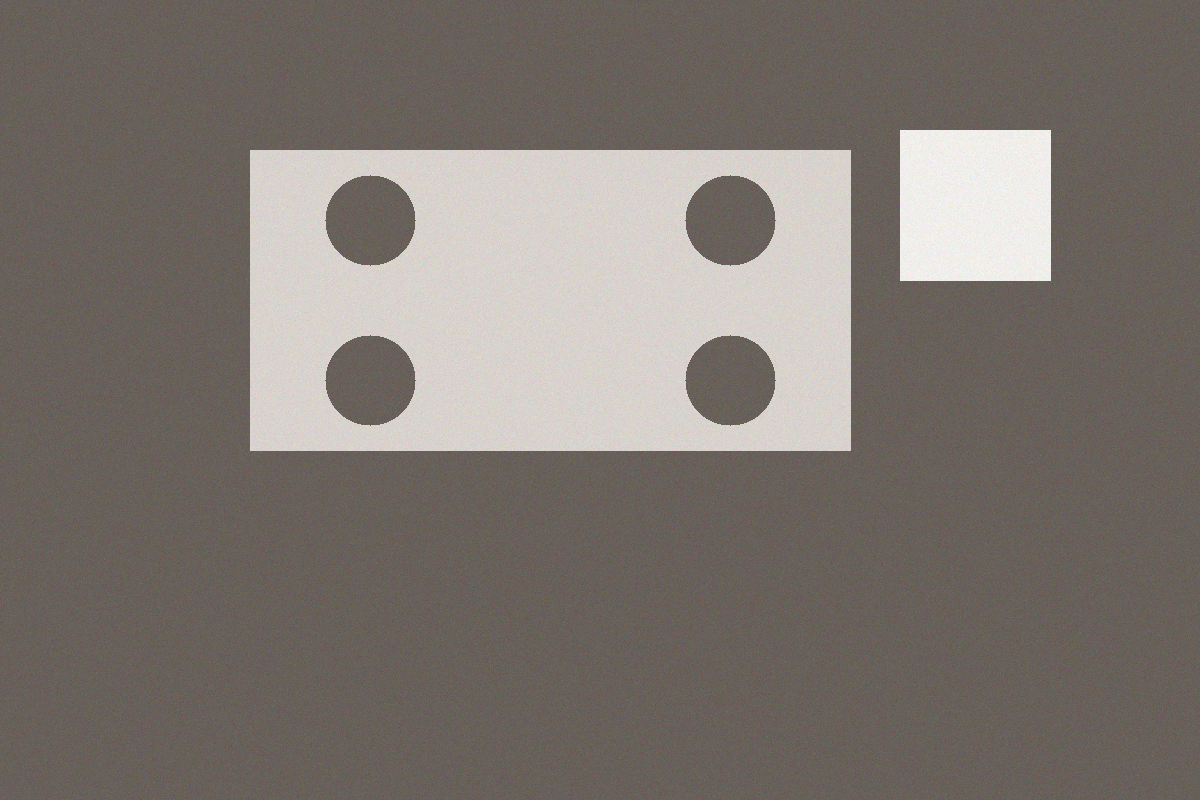
#> input picture day03/vision_demo/samples/good.png, 1200 x 800 px
$ python measure.py
#> lines starting #> are read from the running program, lines starting #| are printed output that depends on the picture; after the words box and inside, x2 and y2 are one past the last pixel; in counts of white or black regions, pixels touching at a corner belong together
### day03/vision_demo/common.py
"""公共工具：让 OpenCV 在中文路径下也能正常读写图片。"""

import cv2
import numpy as np


def cv_imread(path):
    """读取图片（兼容中文路径）。"""
    path = str(path)
    data = np.fromfile(path, dtype=np.uint8)
    img = cv2.imdecode(data, cv2.IMREAD_COLOR)
#> img is the input picture: shape (800, 1200, 3); mean B, G, R 112.1, 117.8, 125.4
    if img is None:
        raise FileNotFoundError(f"读不到图片：{path}")
    return img


def cv_imwrite(path, img):
    """保存图片（兼容中文路径）。"""
    path = str(path)
    ext = "." + path.rsplit(".", 1)[-1]
    ok, buf = cv2.imencode(ext, img)
    if not ok:
        raise IOError(f"保存图片失败：{path}")
    buf.tofile(path)

### day03/vision_demo/measure.py
"""尺寸测量：用标准块标定像素比例，再测量工件的长宽和孔直径。"""

from pathlib import Path

import cv2
import numpy as np

from common import cv_imread, cv_imwrite


BASE = Path(__file__).resolve().parent
REF_MM = 50.0          # 标准块实际边长 50mm


def find_contours(gray):
    """二值化后找轮廓，按面积从大到小返回。"""
    blur = cv2.GaussianBlur(gray, (5, 5), 0)
    _, binary = cv2.threshold(blur, 0, 255, cv2.THRESH_BINARY + cv2.THRESH_OTSU)
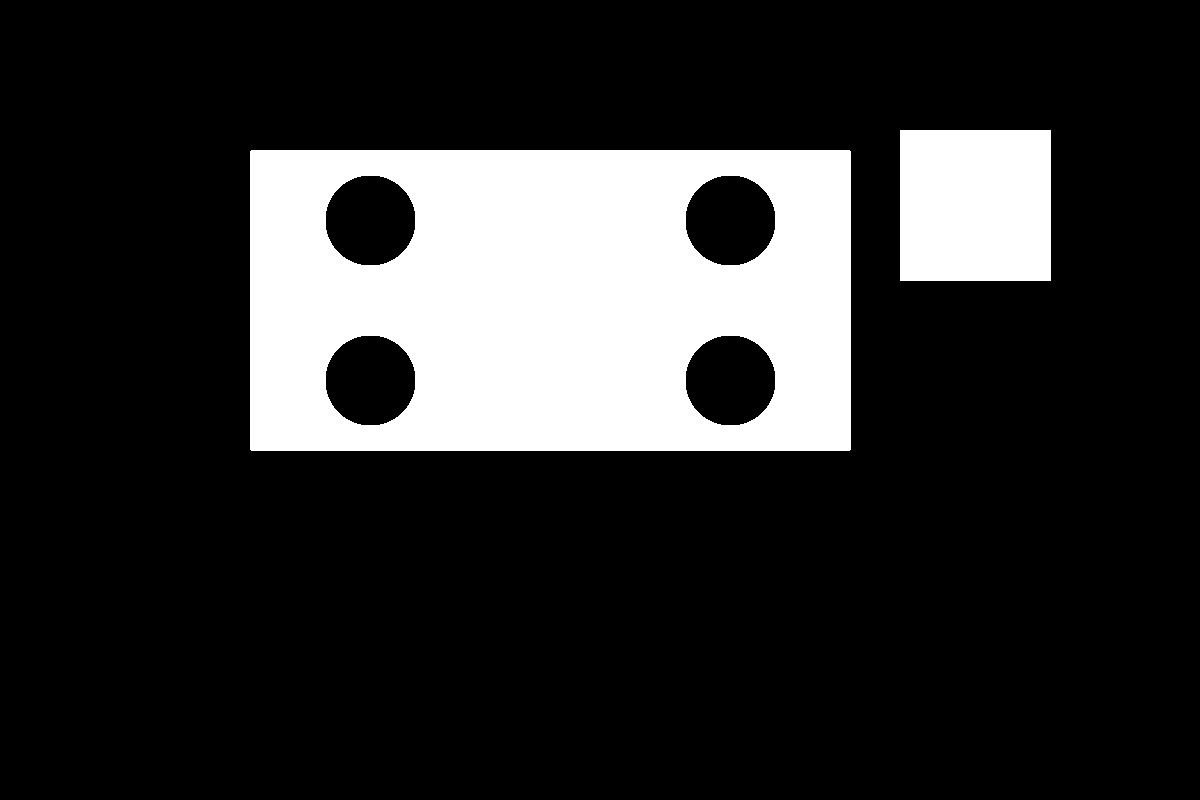
#> binary: shape (800, 1200); 18.6% white; 2 white regions
    contours, _ = cv2.findContours(binary, cv2.RETR_LIST, cv2.CHAIN_APPROX_SIMPLE)
#> contours = 6 contours; box (x1, y1, x2, y2) and area: (250, 150, 851, 451) 179998, (900, 130, 1051, 281) 22500, (685, 335, 776, 426) 6484, (325, 335, 416, 426) 6484, (685, 175, 776, 266) 6484, (325, 175, 416, 266) 6484
    contours = sorted(contours, key=cv2.contourArea, reverse=True)
    return contours


def contour_rect(c):
    """轮廓的最小外接矩形，返回中心、宽、高、角度。"""
    rect = cv2.minAreaRect(c)
    (cx, cy), (w, h), angle = rect
    return (cx, cy), w, h, angle


def main():
    gray = cv2.cvtColor(cv_imread(BASE / "samples" / "good.png"), cv2.COLOR_BGR2GRAY)
    color = cv_imread(BASE / "samples" / "good.png")

    contours = find_contours(gray)

    # 1) 找标准块：中心 x > 850 的最大轮廓（右上角区域）
    ref = None
    for c in contours:
        (cx, cy), w, h, _ = contour_rect(c)
        if cx > 850 and cv2.contourArea(c) > 5000:
            ref = (c, (cx, cy), w, h)
            break
#> this loop made 2 passes
#> (c, cx, cy, w, h, angle in contour_rect) on pass 2: ([[900, 130], [900, 280], [1050, 280], [1050, 130]], 975, 205, 150, 150, -90)
#> (cx, cy, w, h, angle in contour_rect) on pass 1: (550, 300, 300, 600, -90)
    if ref is None:
        raise SystemExit("没找到标准块")
    _, ref_center, ref_w, ref_h = ref
#> ref_center = (975, 205); ref_w = 150; ref_h = 150
    px_per_mm = ((ref_w + ref_h) / 2) / REF_MM
#> px_per_mm = 3

    # 2) 找工件板：面积最大的轮廓（中心在画面中间）
    board = None
    for c in contours:
        area = cv2.contourArea(c)
        (cx, cy), w, h, _ = contour_rect(c)
        if 100 < cx < 1000 and 100 < cy < 700 and area > 100000:
            board = (c, (cx, cy), w, h)
            break
#> this loop made 1 pass
#> (area, cx, cy, w, h, angle in contour_rect) on pass 1: (179998, 550, 300, 300, 600, -90)
    if board is None:
        raise SystemExit("没找到工件板")
    _, board_center, board_w, board_h = board
#> board_center = (550, 300); board_w = 300; board_h = 600

    # 3) 找孔：板内部面积 2000-8000 的圆形轮廓
    holes = []
    for c in contours:
        area = cv2.contourArea(c)
        if 2000 < area < 8000:
            (x, y), radius = cv2.minEnclosingCircle(c)
            holes.append(((x, y), radius))
#> this loop made 6 passes
#> (area, x, y) on passes 3 to 6: (6484, 730, 380), (6484, 370, 380), (6484, 730, 220), (6484, 370, 220)
#> area on pass 1: 179998
#> after the loop, holes = [((730, 380), 45.89), ((370, 380), 45.89), ((730, 220), 45.89), ((370, 220), 45.89)]

    # 4) 像素换算毫米
    board_w_mm, board_h_mm = sorted(
        [board_w / px_per_mm, board_h / px_per_mm], reverse=True
    )
#> board_w_mm = 200; board_h_mm = 100
    hole_diams = [2 * r / px_per_mm for _, r in holes]
#> hole_diams = [30.59, 30.59, 30.59, 30.59]

    # 5) 画标注并保存
    out = color.copy()
    cv2.drawContours(out, [board[0]], -1, (255, 128, 0), 3)
    cv2.putText(out, f"Board: {board_w_mm:.1f} x {board_h_mm:.1f} mm",
                (int(board_center[0] - 120), int(board_center[1])),
                cv2.FONT_HERSHEY_SIMPLEX, 0.8, (255, 128, 0), 2)
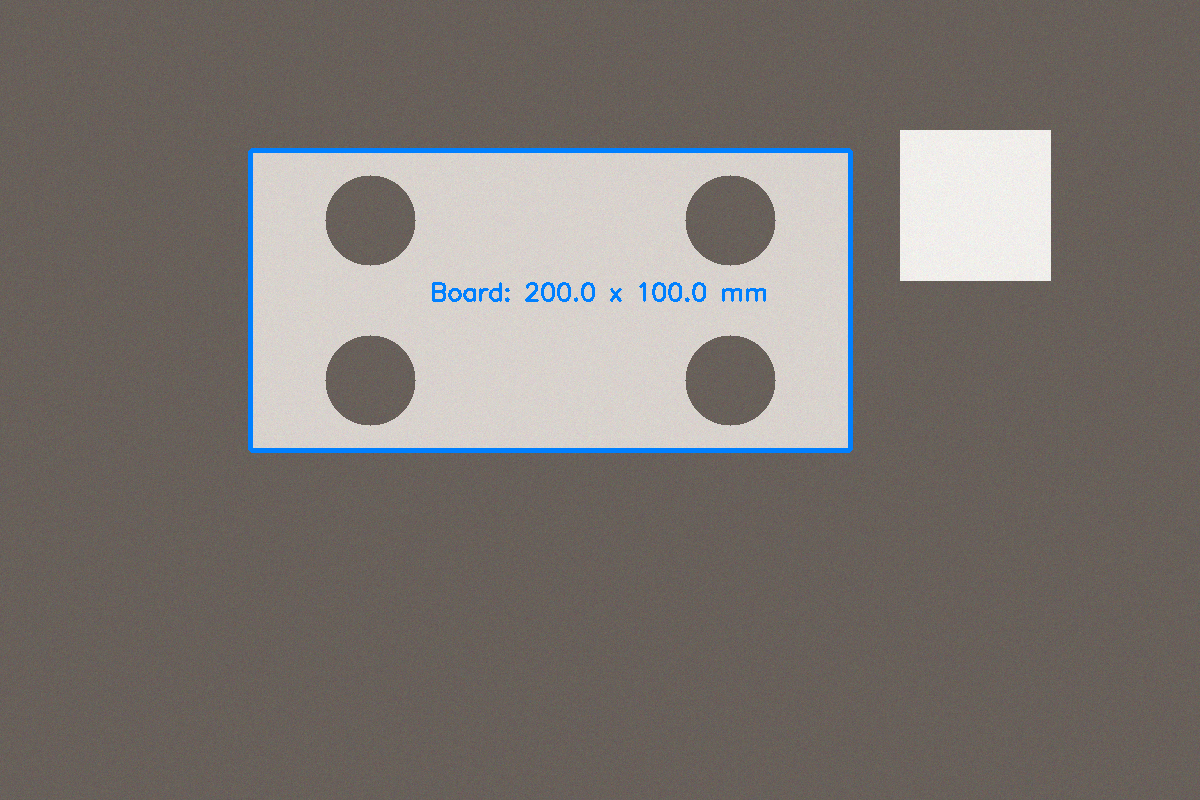
#> out: shape (800, 1200, 3); mean B, G, R 113.1, 117.3, 123.3
    for (cx, cy), r in holes:
        cv2.circle(out, (int(cx), int(cy)), int(r), (0, 200, 255), 2)
#> this loop made 4 passes
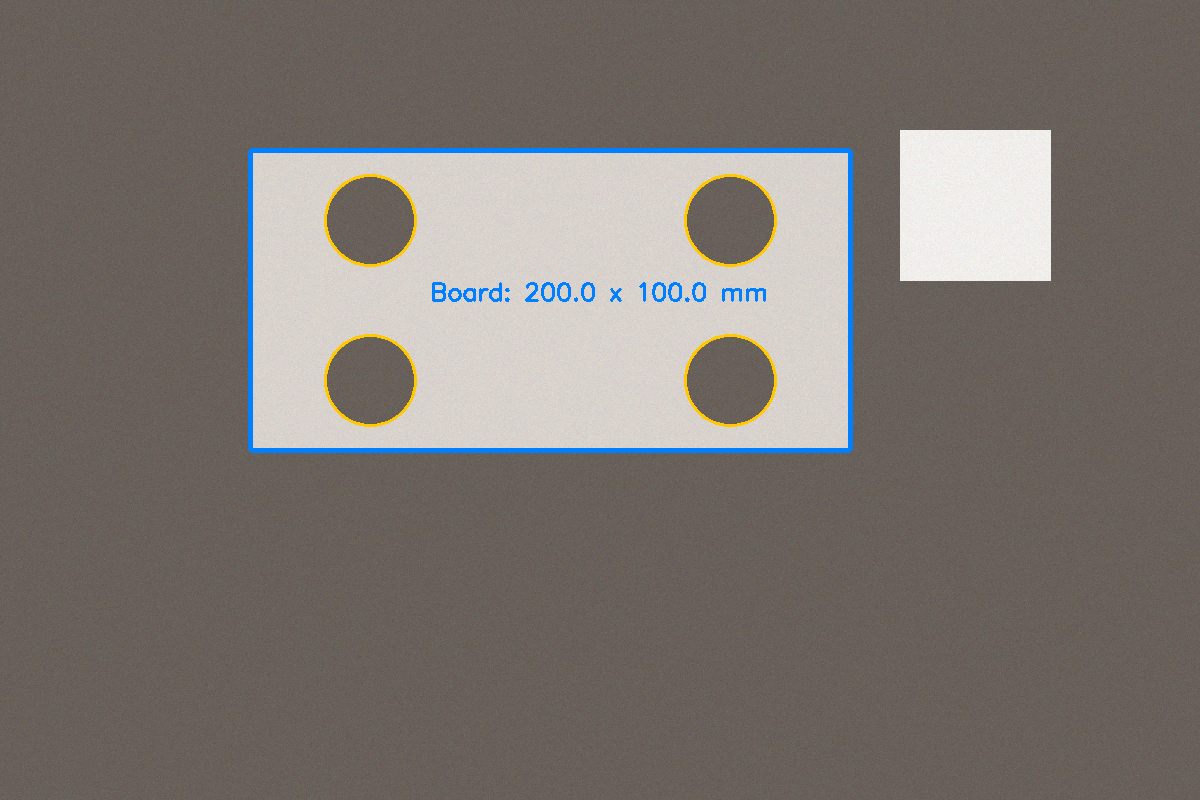
#> out: shape (800, 1200, 3); 0.35% of pixels changed, all inside (x1, y1, x2, y2) = (324, 174, 777, 427)
    cv2.drawContours(out, [ref[0]], -1, (0, 200, 255), 3)
    cv2.putText(out, "Ref 50mm", (int(ref_center[0] - 40), int(ref_center[1])),
                cv2.FONT_HERSHEY_SIMPLEX, 0.7, (0, 200, 255), 2)
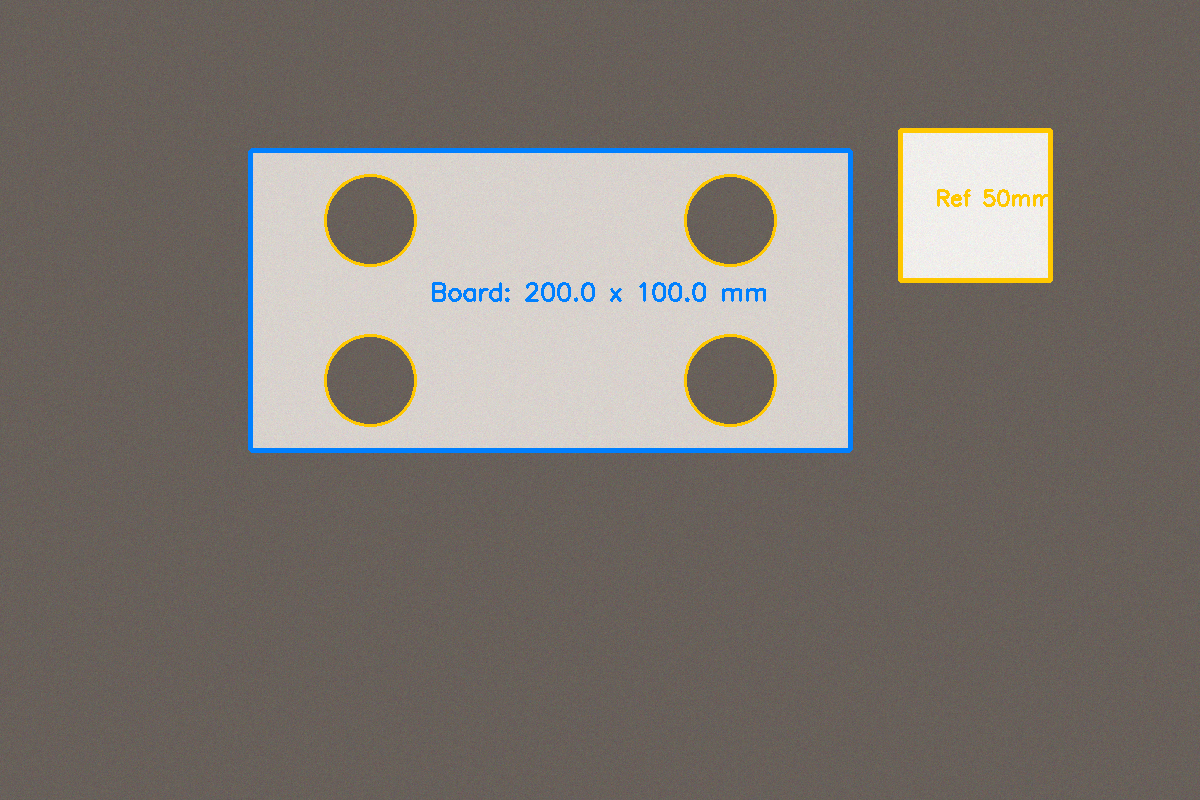
#> out: shape (800, 1200, 3); mean B, G, R 111.8, 117.5, 123.9
    cv_imwrite(BASE / "output" / "measure_result.png", out)

    print(f"标定比例：{px_per_mm:.2f} px/mm（标准块 50mm）")
#| 标定比例：3.00 px/mm（标准块 50mm）
    print(f"工件尺寸：{board_w_mm:.1f} mm x {board_h_mm:.1f} mm（理论 200 x 100）")
#| 工件尺寸：200.0 mm x 100.0 mm（理论 200 x 100）
    print("孔直径：", ", ".join(f"{d:.1f} mm" for d in sorted(hole_diams)))
#| 孔直径： 30.6 mm, 30.6 mm, 30.6 mm, 30.6 mm
    print("结果图：output/measure_result.png")


if __name__ == "__main__":
    main()

$ run again, with day03/vision_demo/samples/test_coin.png copied over day03/vision_demo/samples/good.png
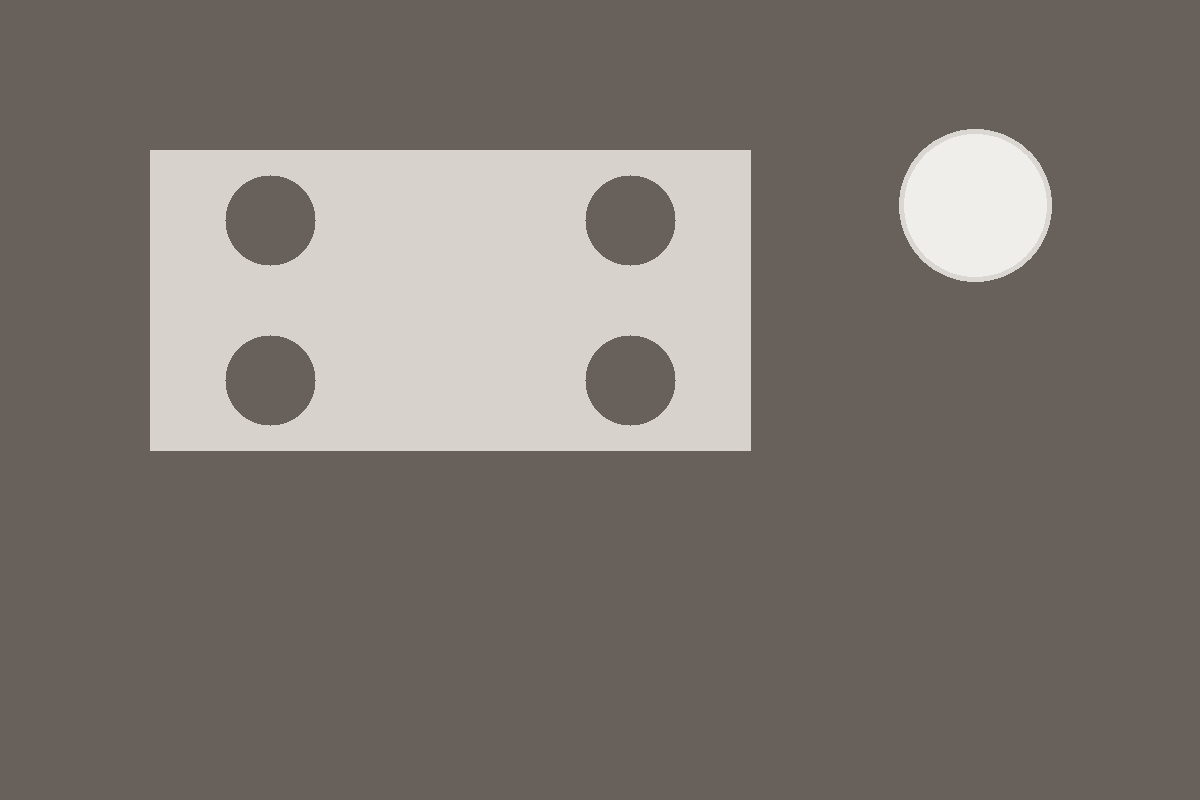
#> input picture day03/vision_demo/samples/test_coin.png, 1200 x 800 px
#> in cv_imread, img is the input picture: shape (800, 1200, 3); mean B, G, R 111.3, 117.1, 124.7
#> in find_contours, `_, binary = cv2.threshold(blur, 0, 255, cv2.THRESH_BINARY + cv2.THRESH..`:
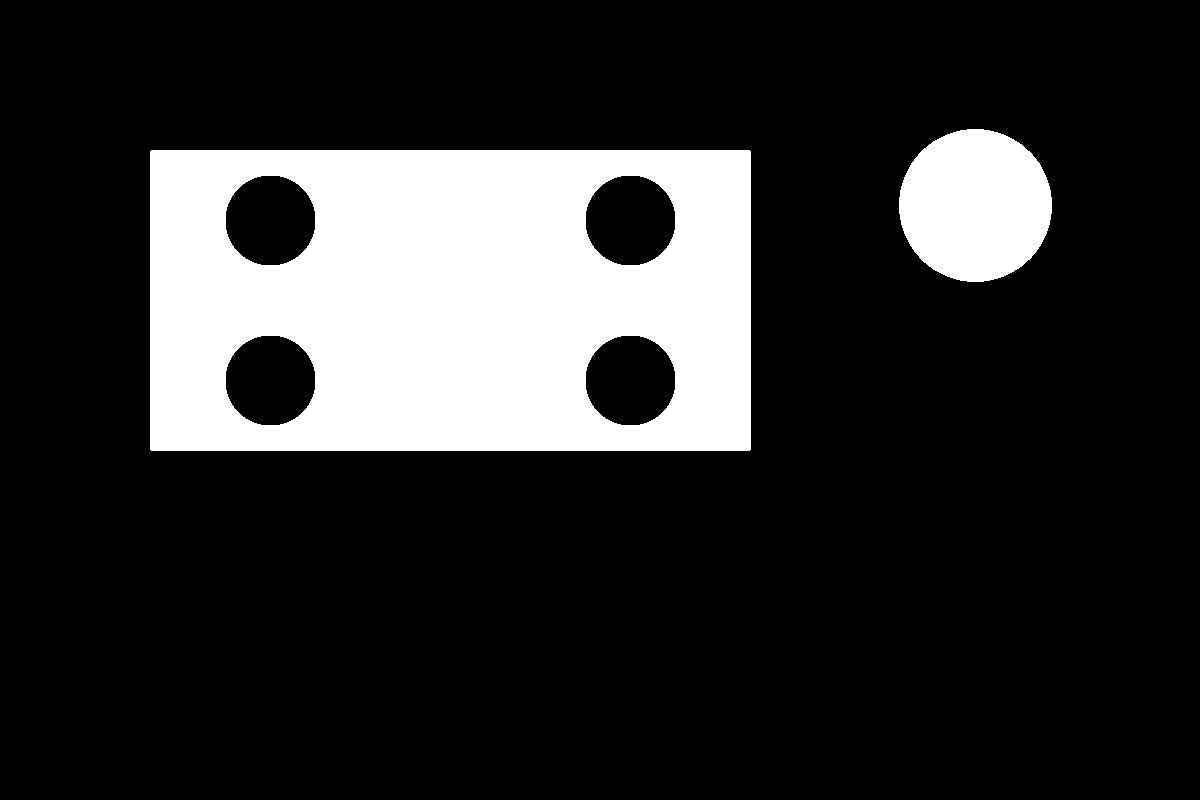
#> binary: shape (800, 1200); 18.1% white; 2 white regions
#> in find_contours, `contours, _ = cv2.findContours(binary, cv2.RETR_LIST, cv2.CHAIN_APPROX..`: contours = 6 contours; box (x1, y1, x2, y2) and area: (150, 150, 751, 451) 179998, (899, 129, 1052, 282) 18148, (585, 335, 676, 426) 6484, (225, 335, 316, 426) 6484, (585, 175, 676, 266) 6484, (225, 175, 316, 266) 6484
#> the loop in main, `for c in contours:` made 2 passes
#> ref_center = (975, 205); ref_w = 152
#> px_per_mm = 3.04
#> the loop in main, `for c in contours:` made 1 pass
#> area on pass 1: 179998
#> board_center = (450, 300); board_w = 300; board_h = 600
#> the loop in main, `for c in contours:` made 6 passes
#> (area, x, y) on passes 3 to 6: (6484, 630, 380), (6484, 270, 380), (6484, 630, 220), (6484, 270, 220)
#> after the loop in main, `for c in contours:`: holes = [((630, 380), 45.89), ((270, 380), 45.89), ((630, 220), 45.89), ((270, 220), 45.89)]
#> board_w_mm = 197.4; board_h_mm = 98.68
#> hole_diams = [30.19, 30.19, 30.19, 30.19]
#> the loop in main, `for (cx, cy), r in holes:` made 4 passes
#> in main, `cv2.putText(out, "Ref 50mm", (int(ref_center[0] - 40), int(ref_center[..`:
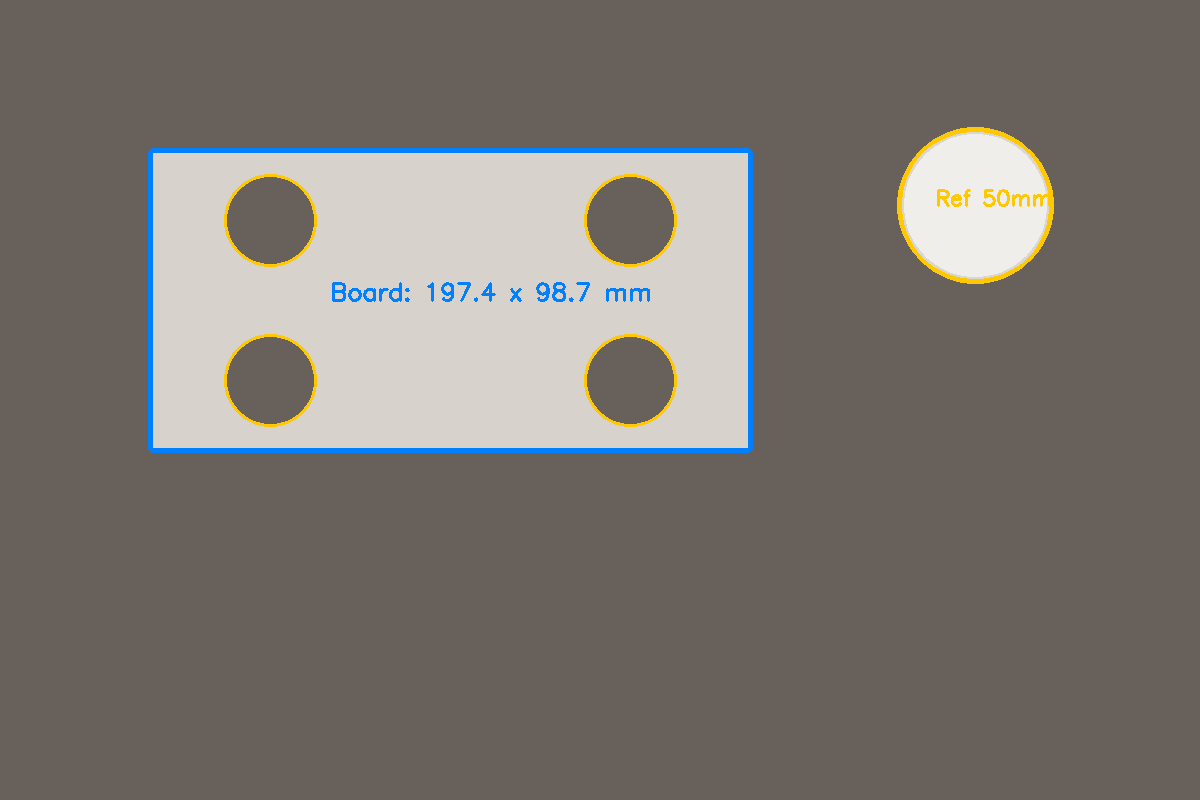
#> out: shape (800, 1200, 3); mean B, G, R 111.3, 116.8, 123.2
#| 标定比例：3.04 px/mm（标准块 50mm）
#| 工件尺寸：197.4 mm x 98.7 mm（理论 200 x 100）
#| 孔直径： 30.2 mm, 30.2 mm, 30.2 mm, 30.2 mm
